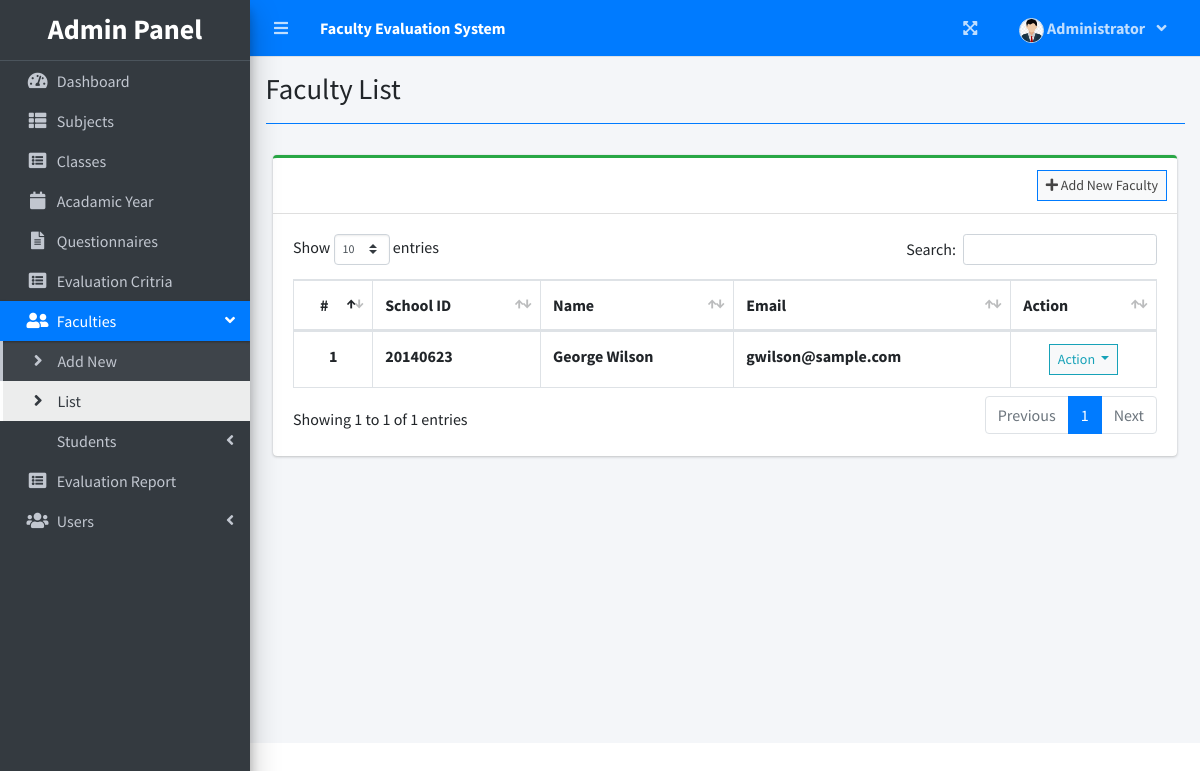
Screenshot of /index.php?page=faculty_list (signed in) with the database file from the repository.
### tables this page shows
CREATE TABLE `faculty_list` (
  `id` int(30) NOT NULL,
  `school_id` varchar(100) NOT NULL,
  `firstname` varchar(200) NOT NULL,
  `lastname` varchar(200) NOT NULL,
  `email` varchar(200) NOT NULL,
  `password` text NOT NULL,
  `avatar` text NOT NULL DEFAULT 'no-image-available.png',
  `date_created` datetime NOT NULL DEFAULT current_timestamp()
);

### admin/faculty_list.php (the view, shortened to what this page needs)
<?php include'db_connect.php' ?>
<div class="col-lg-12">
	<div class="card card-outline card-success">
		<div class="card-header">
			<div class="card-tools">
				<a class="btn btn-block btn-sm btn-default btn-flat border-primary" href="./index.php?page=new_faculty"><i class="fa fa-plus"></i> Add New Faculty</a>
			</div>
		</div>
		<div class="card-body">
			<table class="table tabe-hover table-bordered" id="list">
				<thead>
					<tr>
						<th class="text-center">#</th>
						<th>School ID</th>
						<th>Name</th>
						<th>Email</th>
						<th>Action</th>
					</tr>
				</thead>
				<tbody>
					<?php
					$i = 1;
					$qry = $conn->query("SELECT *,concat(firstname,' ',lastname) as name FROM faculty_list order by concat(firstname,' ',lastname) asc");
					while($row= $qry->fetch_assoc()):
					?>
					<tr>
						<th class="text-center"><?php echo $i++ ?></th>
						<td><b><?php echo $row['school_id'] ?></b></td>
						<td><b><?php echo ucwords($row['name']) ?></b></td>
						<td><b><?php echo $row['email'] ?></b></td>
						<td class="text-center">
							<button type="button" class="btn btn-default btn-sm btn-flat border-info wave-effect text-info dropdown-toggle" data-toggle="dropdown" aria-expanded="true">
		                      Action
		                    </button>
						</td>
					</tr>
				<?php endwhile; ?>
				</tbody>
			</table>
		</div>
	</div>
</div>

### rows the page displays
faculty_list: school "20140623", name "George Wilson", email "gwilson@sample.com"

### other values shown
$_SESSION['system']['name'] "Faculty Evaluation System"
$_SESSION['login_firstname'] "Administrator"
$title "Faculty List"
